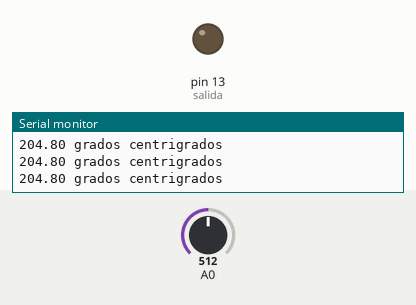
The sketch below on a simulated Arduino Uno, built with avr-gcc and run on an emulated ATmega328P. Shown: output pins drawn as LEDs (lit = HIGH), the last lines printed to the serial monitor. The test bench sets the inputs (shaded band); at power-on: A0 = 512.

Above: at 1.2 s.
1.3 s: A0 set to 94
2.8 s: A0 set to 79
At 3.6 s:
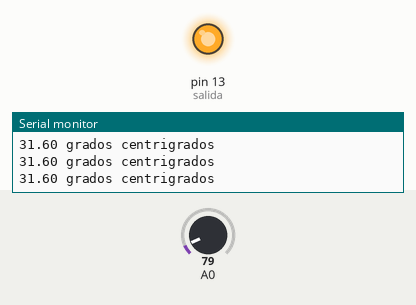
4.3 s: A0 set to 122
At 5.2 s:
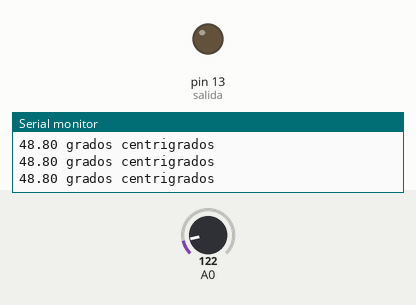
5.8 s: A0 set to 0
At 6.7 s:
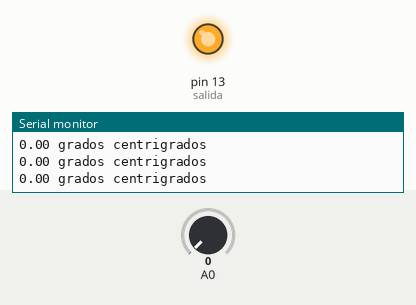
Timing chart, 0 to 8.3 s (numbered marks = the images above; inputs shaded):
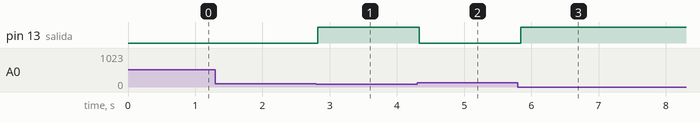

Measured:
- the behaviour switches between 88 and 87 on A0 (found by bisection; images 0 and 1)
- after the input at 2.8 s, pin 13 (salida): LOW → HIGH at once
- after the input at 4.3 s, pin 13 (salida): HIGH → LOW at once
- after the input at 5.8 s, pin 13 (salida): LOW → HIGH at once

The sketch:

Control_Temperatura.ino
```cpp
float T, sp =35 ;
int salida = 13;
void setup() {
  // put your setup code here, to run once:
  Serial.begin(9600);
  pinMode(salida, OUTPUT);
}

void loop() {
  // put your main code here, to run repeatedly:
  float valor = analogRead(0); // lectura en puerto A0
  float voltaje = valor * (5000 / 1023);
  T = voltaje / 10;
  Serial.print(T);
  Serial.println(" grados centrigrados");
  if (T >= sp) {
    digitalWrite(salida, 0);
  }
  else {
    digitalWrite(salida, 1);
  }
  delay(100);

}
```
